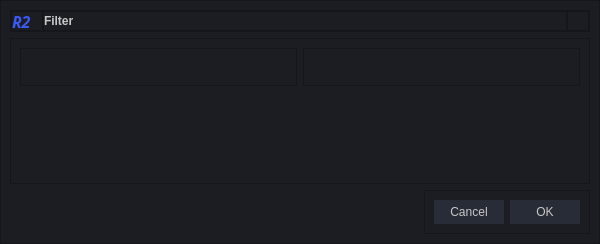
<?xml version="1.0" encoding="UTF-8"?>
<ui version="4.0">
 <class>Form</class>
 <widget class="QWidget" name="Form">
  <property name="geometry">
   <rect>
    <x>0</x>
    <y>0</y>
    <width>600</width>
    <height>244</height>
   </rect>
  </property>
  <property name="windowTitle">
   <string>Create Project</string>
  </property>
  <property name="styleSheet">
   <string notr="true"/>
  </property>
  <layout class="QVBoxLayout" name="verticalLayout">
   <property name="spacing">
    <number>0</number>
   </property>
   <property name="leftMargin">
    <number>0</number>
   </property>
   <property name="topMargin">
    <number>0</number>
   </property>
   <property name="rightMargin">
    <number>0</number>
   </property>
   <property name="bottomMargin">
    <number>0</number>
   </property>
   <item>
    <widget class="QFrame" name="frame_global">
     <property name="styleSheet">
      <string notr="true">

QFrame, QPushButton, QLineEdit, QComboBox, QCheckBox{
	background-color: rgb(27, 29, 35);
	color: rgb(200, 200, 200);
}

QPushButton {	
	border: none;
	padding: 5;
	width: 60px;
	background-color: rgb(39, 44, 54);

}
QPushButton:hover {
	background-color: rgb(33, 37, 43);

}
QPushButton:pressed {	
	background-color: rgb(85, 170, 255);

}

QPushButton:checked {	
	background-color: rgb(85, 170, 255);

}

QLineEdit, QListWidget, QComboBox{
	padding: 5;
	background-color: rgb(39, 44, 54);
	border: 1px solid rgb(100, 100, 100);
}
 QCheckBox{
	padding: 5;

}




</string>
     </property>
     <property name="frameShape">
      <enum>QFrame::StyledPanel</enum>
     </property>
     <property name="frameShadow">
      <enum>QFrame::Raised</enum>
     </property>
     <layout class="QVBoxLayout" name="verticalLayout_5">
      <item>
       <widget class="QFrame" name="frame_heading">
        <property name="sizePolicy">
         <sizepolicy hsizetype="Preferred" vsizetype="Fixed">
          <horstretch>0</horstretch>
          <verstretch>0</verstretch>
         </sizepolicy>
        </property>
        <property name="styleSheet">
         <string notr="true">QFrame, QPushButton, QLineEdit{
	background-color: rgb(27, 29, 35);
	color: rgb(200, 200, 200);
}

QPushButton {	
	border: none;
	padding: 5;
	width: 50px;
	background-color: rgb(39, 44, 54);

}
QPushButton:hover {
	background-color: rgb(33, 37, 43);

}
QPushButton:pressed {	
	background-color: rgb(85, 170, 255);

}

QPushButton:checked {	
	background-color: rgb(85, 170, 255);

}

QLineEdit, QListWidget{
	padding: 5;
	background-color: rgb(39, 44, 54);
	border: 1px solid rgb(100, 100, 100);
}


</string>
        </property>
        <property name="frameShape">
         <enum>QFrame::StyledPanel</enum>
        </property>
        <property name="frameShadow">
         <enum>QFrame::Raised</enum>
        </property>
        <layout class="QVBoxLayout" name="verticalLayout_2">
         <property name="spacing">
          <number>0</number>
         </property>
         <property name="leftMargin">
          <number>0</number>
         </property>
         <property name="topMargin">
          <number>0</number>
         </property>
         <property name="rightMargin">
          <number>0</number>
         </property>
         <property name="bottomMargin">
          <number>0</number>
         </property>
         <item>
          <widget class="QFrame" name="frame_top">
           <property name="sizePolicy">
            <sizepolicy hsizetype="Preferred" vsizetype="Preferred">
             <horstretch>0</horstretch>
             <verstretch>0</verstretch>
            </sizepolicy>
           </property>
           <property name="maximumSize">
            <size>
             <width>16777215</width>
             <height>20</height>
            </size>
           </property>
           <property name="styleSheet">
            <string notr="true">QPushButton {	
	border: none;
	background-color: transparent;
}
QPushButton:hover {
	background-color: rgb(44, 49, 60)
}
QPushButton:pressed {	
	background-color: rgb(85, 170, 255);
}</string>
           </property>
           <property name="frameShape">
            <enum>QFrame::NoFrame</enum>
           </property>
           <property name="frameShadow">
            <enum>QFrame::Raised</enum>
           </property>
           <layout class="QHBoxLayout" name="horizontalLayout_3">
            <property name="spacing">
             <number>0</number>
            </property>
            <property name="leftMargin">
             <number>0</number>
            </property>
            <property name="topMargin">
             <number>0</number>
            </property>
            <property name="rightMargin">
             <number>0</number>
            </property>
            <property name="bottomMargin">
             <number>0</number>
            </property>
            <item>
             <widget class="QFrame" name="frame_logo">
              <property name="frameShape">
               <enum>QFrame::StyledPanel</enum>
              </property>
              <property name="frameShadow">
               <enum>QFrame::Raised</enum>
              </property>
              <layout class="QHBoxLayout" name="horizontalLayout_6">
               <property name="spacing">
                <number>0</number>
               </property>
               <property name="leftMargin">
                <number>0</number>
               </property>
               <property name="topMargin">
                <number>0</number>
               </property>
               <property name="rightMargin">
                <number>0</number>
               </property>
               <property name="bottomMargin">
                <number>0</number>
               </property>
               <item>
                <widget class="QLabel" name="logo">
                 <property name="sizePolicy">
                  <sizepolicy hsizetype="Minimum" vsizetype="Preferred">
                   <horstretch>0</horstretch>
                   <verstretch>0</verstretch>
                  </sizepolicy>
                 </property>
                 <property name="minimumSize">
                  <size>
                   <width>30</width>
                   <height>0</height>
                  </size>
                 </property>
                 <property name="font">
                  <font>
                   <family>ZF Serif</family>
                   <pointsize>12</pointsize>
                   <weight>75</weight>
                   <italic>true</italic>
                   <bold>true</bold>
                   <strikeout>false</strikeout>
                  </font>
                 </property>
                 <property name="styleSheet">
                  <string notr="true">color: rgb(58, 89, 245);</string>
                 </property>
                 <property name="text">
                  <string>R2</string>
                 </property>
                </widget>
               </item>
              </layout>
             </widget>
            </item>
            <item>
             <widget class="QFrame" name="frame_caption">
              <property name="sizePolicy">
               <sizepolicy hsizetype="Expanding" vsizetype="Preferred">
                <horstretch>0</horstretch>
                <verstretch>0</verstretch>
               </sizepolicy>
              </property>
              <property name="frameShape">
               <enum>QFrame::StyledPanel</enum>
              </property>
              <property name="frameShadow">
               <enum>QFrame::Raised</enum>
              </property>
              <layout class="QHBoxLayout" name="horizontalLayout_4">
               <property name="spacing">
                <number>0</number>
               </property>
               <property name="leftMargin">
                <number>0</number>
               </property>
               <property name="topMargin">
                <number>0</number>
               </property>
               <property name="rightMargin">
                <number>0</number>
               </property>
               <property name="bottomMargin">
                <number>0</number>
               </property>
               <item>
                <widget class="QLabel" name="label_window_name">
                 <property name="sizePolicy">
                  <sizepolicy hsizetype="Expanding" vsizetype="Preferred">
                   <horstretch>0</horstretch>
                   <verstretch>0</verstretch>
                  </sizepolicy>
                 </property>
                 <property name="font">
                  <font>
                   <weight>75</weight>
                   <bold>true</bold>
                  </font>
                 </property>
                 <property name="text">
                  <string>Filter</string>
                 </property>
                </widget>
               </item>
              </layout>
             </widget>
            </item>
            <item alignment="Qt::AlignRight">
             <widget class="QFrame" name="frame_close">
              <property name="sizePolicy">
               <sizepolicy hsizetype="Minimum" vsizetype="Preferred">
                <horstretch>0</horstretch>
                <verstretch>0</verstretch>
               </sizepolicy>
              </property>
              <property name="frameShape">
               <enum>QFrame::StyledPanel</enum>
              </property>
              <property name="frameShadow">
               <enum>QFrame::Raised</enum>
              </property>
              <layout class="QHBoxLayout" name="horizontalLayout_5">
               <property name="spacing">
                <number>0</number>
               </property>
               <property name="leftMargin">
                <number>0</number>
               </property>
               <property name="topMargin">
                <number>0</number>
               </property>
               <property name="rightMargin">
                <number>0</number>
               </property>
               <property name="bottomMargin">
                <number>0</number>
               </property>
               <item>
                <widget class="QPushButton" name="btn_close">
                 <property name="sizePolicy">
                  <sizepolicy hsizetype="Expanding" vsizetype="Expanding">
                   <horstretch>0</horstretch>
                   <verstretch>0</verstretch>
                  </sizepolicy>
                 </property>
                 <property name="minimumSize">
                  <size>
                   <width>0</width>
                   <height>0</height>
                  </size>
                 </property>
                 <property name="maximumSize">
                  <size>
                   <width>20</width>
                   <height>16777215</height>
                  </size>
                 </property>
                 <property name="toolTip">
                  <string>Close</string>
                 </property>
                 <property name="styleSheet">
                  <string notr="true"/>
                 </property>
                 <property name="text">
                  <string/>
                 </property>
                 <property name="icon">
                  <iconset resource="files.qrc">
                   <normaloff>:/16x16/icons/16x16/cil-x.png</normaloff>:/16x16/icons/16x16/cil-x.png</iconset>
                 </property>
                </widget>
               </item>
              </layout>
             </widget>
            </item>
           </layout>
          </widget>
         </item>
        </layout>
       </widget>
      </item>
      <item>
       <widget class="QFrame" name="frame_content">
        <property name="sizePolicy">
         <sizepolicy hsizetype="Preferred" vsizetype="Expanding">
          <horstretch>0</horstretch>
          <verstretch>0</verstretch>
         </sizepolicy>
        </property>
        <property name="styleSheet">
         <string notr="true">QLabel{
	padding: 5;
}

QFrame{
	font-family: &quot;Arial Narrow&quot;, Arial, &quot;Helvetica Condensed&quot;, Helvetica, sans-serif;
	font-size: 14px;
	letter-spacing: 1.3px;
}</string>
        </property>
        <property name="frameShape">
         <enum>QFrame::StyledPanel</enum>
        </property>
        <property name="frameShadow">
         <enum>QFrame::Raised</enum>
        </property>
        <layout class="QHBoxLayout" name="horizontalLayout">
         <item alignment="Qt::AlignTop">
          <widget class="QFrame" name="frame_r">
           <property name="sizePolicy">
            <sizepolicy hsizetype="Preferred" vsizetype="Expanding">
             <horstretch>0</horstretch>
             <verstretch>0</verstretch>
            </sizepolicy>
           </property>
           <property name="frameShape">
            <enum>QFrame::StyledPanel</enum>
           </property>
           <property name="frameShadow">
            <enum>QFrame::Raised</enum>
           </property>
           <layout class="QVBoxLayout" name="verticalLayout_6">
            <item>
             <layout class="QVBoxLayout" name="ui_layout_column_names">
              <property name="spacing">
               <number>10</number>
              </property>
              <property name="leftMargin">
               <number>9</number>
              </property>
              <property name="topMargin">
               <number>9</number>
              </property>
              <property name="rightMargin">
               <number>9</number>
              </property>
              <property name="bottomMargin">
               <number>9</number>
              </property>
             </layout>
            </item>
           </layout>
          </widget>
         </item>
         <item alignment="Qt::AlignTop">
          <widget class="QFrame" name="frame_l">
           <property name="sizePolicy">
            <sizepolicy hsizetype="Preferred" vsizetype="Expanding">
             <horstretch>0</horstretch>
             <verstretch>0</verstretch>
            </sizepolicy>
           </property>
           <property name="frameShape">
            <enum>QFrame::StyledPanel</enum>
           </property>
           <property name="frameShadow">
            <enum>QFrame::Raised</enum>
           </property>
           <layout class="QVBoxLayout" name="verticalLayout_3">
            <item>
             <layout class="QVBoxLayout" name="ui_layout_column_data">
              <property name="spacing">
               <number>10</number>
              </property>
              <property name="leftMargin">
               <number>9</number>
              </property>
              <property name="topMargin">
               <number>9</number>
              </property>
              <property name="rightMargin">
               <number>9</number>
              </property>
              <property name="bottomMargin">
               <number>9</number>
              </property>
             </layout>
            </item>
           </layout>
          </widget>
         </item>
        </layout>
       </widget>
      </item>
      <item alignment="Qt::AlignRight">
       <widget class="QFrame" name="frame_bottom_buttons_2">
        <property name="frameShape">
         <enum>QFrame::StyledPanel</enum>
        </property>
        <property name="frameShadow">
         <enum>QFrame::Raised</enum>
        </property>
        <layout class="QHBoxLayout" name="horizontalLayout_12">
         <item>
          <widget class="QPushButton" name="ui_btn_cancel">
           <property name="text">
            <string>Cancel</string>
           </property>
          </widget>
         </item>
         <item>
          <widget class="QPushButton" name="ui_btn_ok">
           <property name="text">
            <string>OK</string>
           </property>
          </widget>
         </item>
        </layout>
       </widget>
      </item>
     </layout>
    </widget>
   </item>
  </layout>
 </widget>
 <resources>
  <include location="files.qrc"/>
 </resources>
 <connections/>
</ui>
